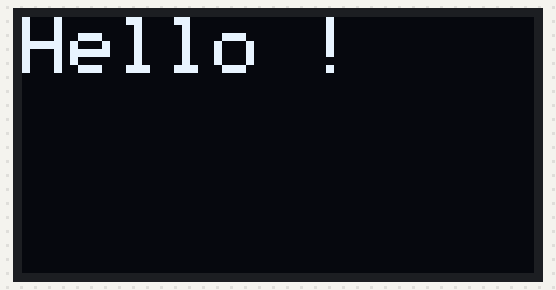
Bench run of a sketch on a simulated ESP32. Shown: 128×64 one-colour display. What the sketch prints to the serial monitor is not drawn.

Above: at 0.1 s.

The sketch:

0.96inch_Blue_OLED.ino
```cpp
#include <Wire.h>
#include <Adafruit_GFX.h>
#include <Adafruit_SSD1306.h>

#define SCREEN_WIDTH 128
#define SCREEN_HEIGHT 64
#define OLED_RESET -1

Adafruit_SSD1306 display(SCREEN_WIDTH, SCREEN_HEIGHT, &Wire, OLED_RESET);

void setup() {
  Serial.begin(115200);

  Wire.begin(21, 22);  // SDA=21, SCL=22 for ESP32

  Serial.println("Testing OLED...");

  if (!display.begin(SSD1306_SWITCHCAPVCC, 0x3C)) {
    Serial.println("OLED NOT FOUND!");
    while (true);
  }

  Serial.println("OLED Initialized!");

  display.clearDisplay();
  display.setTextSize(2);
  display.setTextColor(SSD1306_WHITE);
  display.setCursor(0, 0);
  display.println("Hello !");
  display.display();
}

void loop() {
}
```
